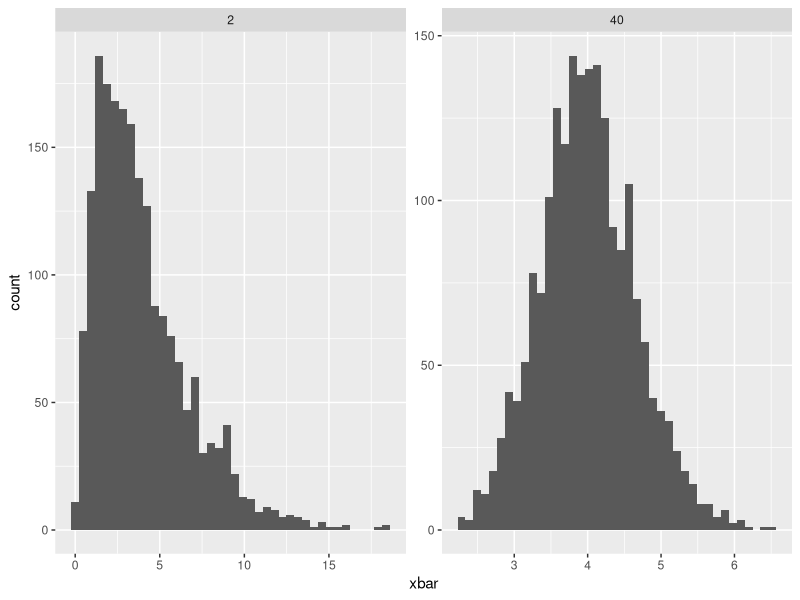

Reproduce this figure in R.
## ---- chunk 1
#| label: setup
#| message: false
library(dplyr)
library(purrr)
library(ggplot2)
## ---- chunk 2
#| label: ex1-data
patient_ids <- 101:115
participants <- 1:16
clinics <- c("Bellevue", "Elmhurst", "Harlem", "Jacobi", "Kings County",
             "Lincoln", "Metropolitan", "North Central Bronx", "Queens",
             "Coney Island", "Woodhull", "Gouverneur")
## ---- chunk 3
#| label: ex1-sampling
# 1. Shuffle patient_ids with sample() twice WITHOUT a seed and compare.
#    Then run set.seed(10) before each of two more shuffles. What changes?
# 2. After set.seed(2182), randomize the 16 participants into 8 "drug" and
#    8 "placebo" by shuffling rep(c("drug", "placebo"), each = 8).
#    Put the result in a tibble with columns participant and arm, and check
#    the balance with table()
# 3. Pick 4 of the 12 clinics for a site audit (no clinic twice)
# 4. Simulate smoking status for 1,000 adults: sample "smoker" / "non-smoker"
#    with replace = TRUE and prob = c(0.18, 0.82).
#    Compare the simulated share of smokers with 0.18
sample(patient_ids)
sample(patient_ids)
#both have random sampling
set.seed(10)
sample(patient_ids)
set.seed(10)
sample(patient_ids)
#each sample has the same values because they each use the same set seed
set.seed(2182)
arm <- sample(rep(c("drug", "placebo"), each = 8))
table(arm)
sample(clinics, size = 4)
smoking_status <- sample(c("smoker", "non-smoker"), size = 1000, replace = TRUE, prob = c(0.18, 0.82))
table(smoking_status)
## ---- chunk 4
#| label: ex2-distributions
# 1. Systolic BP (SBP) is normal with mean 125 and SD 15.
#    (a) What share of adults has SBP >= 140? (pnorm)
#    (b) What is the 95th percentile of SBP? (qnorm)
# 2. After set.seed(2182), simulate 5,000 SBP values with rnorm() and compare
#    the simulated share >= 140 with your answer to 1(a)
# 3. 25 patients each take their medication with probability 0.8.
#    (a) P(exactly 20 take it)  (b) P(at least 22 take it)
#    Hint: "at least 22" is 1 minus "at most 21"
# 4. A hospital ward averages 2.5 falls per week (Poisson).
#    (a) P(no falls in a week)  (b) P(more than 5 falls in a week)
1 - pnorm(139, mean = 125, sd = 15)
qnorm(0.95, mean = 125, sd = 15)
set.seed(2182)
sim_sbp <- rnorm(5000, mean = 125, sd = 15)
mean(sim_sbp >= 140)
dbinom(20, size = 25, prob = 0.8)
1 - pbinom(21, size = 25, prob = 0.8)
dpois(0, lambda = 2.5)
1 - ppois(5, lambda = 2.5)
## ---- chunk 5
#| label: ex3-montecarlo
# 1. Write surge_hours(n_hours = 8, rate = 6, capacity = 9) that simulates ONE
#    shift with rpois(n_hours, lambda = rate) and returns the number of hours
#    whose arrivals are above capacity
# 2. After set.seed(2182), run 5,000 shifts with map_dbl() and store the results
# 3. Estimate (a) P(at least one surge hour in a shift) and
#    (b) the mean number of surge hours per shift
# 4. Compare with the exact answers:
#    (a) 1 - ppois(9, 6)^8   (b) 8 * (1 - ppois(9, 6))
#    How close is each estimate? What happens with only 100 shifts?
surge_hours <- 
  function (n_hours = 8, rate = 6, capacity = 9){
  arrivals <- rpois(n_hours, lambda = rate)
  sum(arrivals > capacity)
  }
set.seed(2182)
surges <- map_dbl(1:5000, ~ surge_hours())
mean(surges >= 1)
mean(surges)
1 - ppois(9,6)^8
8 * (1 - ppois(9,6))
## ---- chunk 6
#| label: ex4-clt
# 1. After set.seed(2182), build a tibble with n = rep(c(2, 40), each = 2000)
#    and add xbar = the mean of n simulated stays, using map_dbl()
# 2. Draw a histogram of xbar faceted by n (facet_wrap(~ n, scales = "free"))
#    Which panel looks closer to a normal curve?
# 3. For each n, compare sd(xbar) with the theory value 4 / sqrt(n)
# 4. AI Corner: an AI wrote this to estimate the standard error of the mean of 40 stays:
#      sim_mean_los <- function(n = 40) {
#        set.seed(123)
#        mean(rexp(n, rate = 1 / 4))
#      }
#      se_ai <- sd(map_dbl(1:1000, \(i) sim_mean_los()))
#    Run it. What is wrong, and why? Write a fixed version that gives a sensible
#    standard error, and check that your 1,000 replicates are all different.
set.seed(2182)
sim <- tibble(n = rep(c(2, 40), each = 2000)) |>
        mutate(xbar = map_dbl(n, \(k) mean(rexp(k, rate = 1/4))))
ggplot(sim, aes(xbar)) +
  geom_histogram(bins = 40) +
  facet_wrap(~ n, scales = "free")

sim |>
  group_by(n) |>
  summarise(sd_sim = sd(xbar), sd_theory = 4/sqrt(first(n)))
